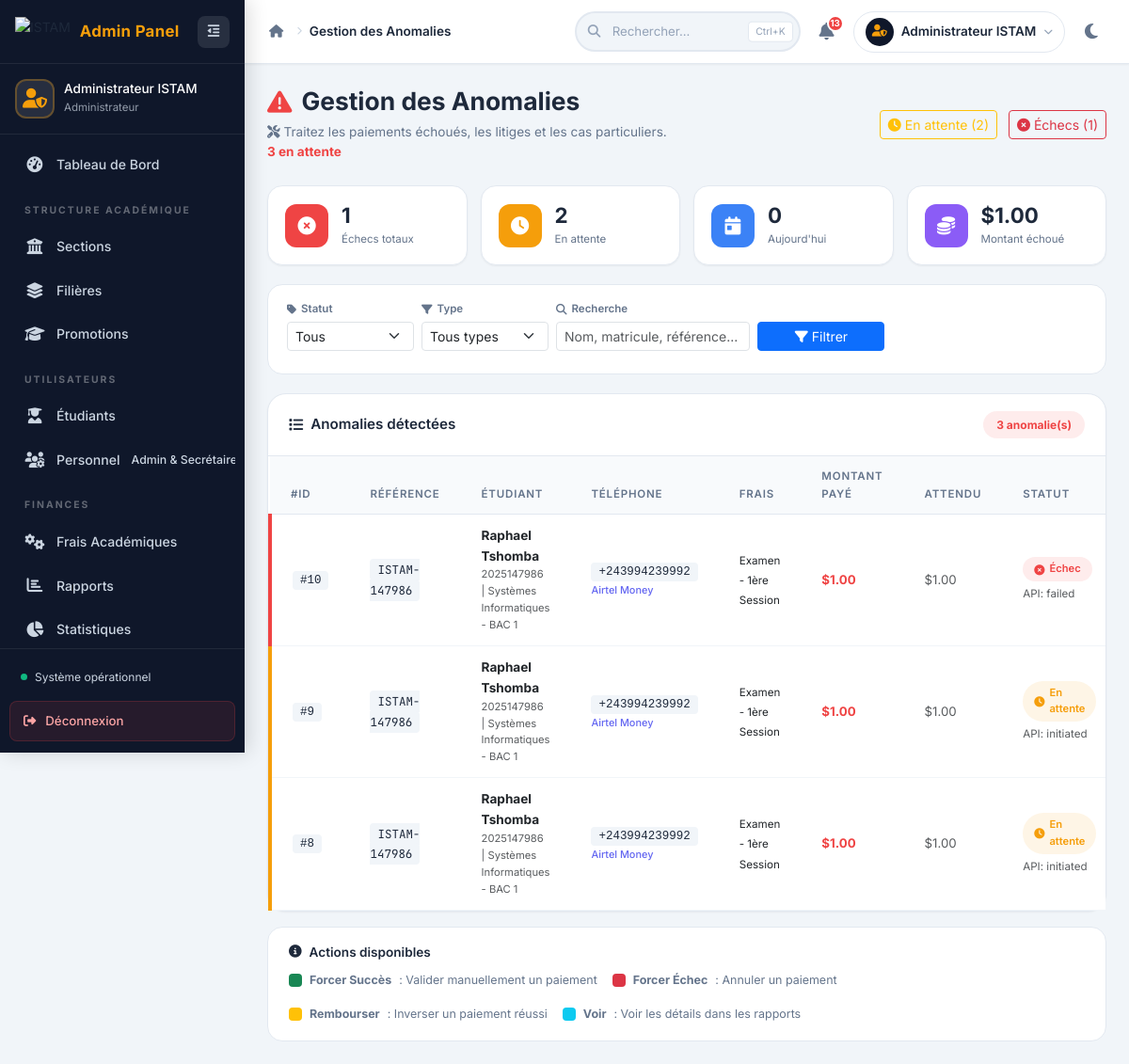
Screenshot of /admin/gestion_anomalies.php (signed in) with the database file from the repository.
### tables this page shows
CREATE TABLE IF NOT EXISTS `paiements` (
  `id_paiement` int(11) NOT NULL AUTO_INCREMENT,
  `id_etudiant` int(11) NOT NULL,
  `id_frais` int(11) NOT NULL,
  `montant_paye` decimal(10,2) NOT NULL,
  `date_paiement` timestamp NULL DEFAULT CURRENT_TIMESTAMP,
  `statut` enum('en_attente','succes','echec') DEFAULT 'en_attente',
  `reference_transaction` varchar(100) NOT NULL,
  PRIMARY KEY (`id_paiement`),
  UNIQUE KEY `reference_transaction` (`reference_transaction`),
  KEY `id_etudiant` (`id_etudiant`),
  KEY `id_frais` (`id_frais`),
  KEY `idx_pay_stat` (`statut`)
);

CREATE TABLE IF NOT EXISTS `utilisateurs` (
  `id_utilisateur` int(11) NOT NULL AUTO_INCREMENT,
  `nom` varchar(100) NOT NULL,
  `email` varchar(150) NOT NULL,
  `mot_de_passe` varchar(255) NOT NULL,
  `role` enum('admin','secretaire','etudiant') NOT NULL,
  `statut_compte` varchar(20) DEFAULT 'actif',
  `created_at` timestamp NULL DEFAULT CURRENT_TIMESTAMP,
  PRIMARY KEY (`id_utilisateur`),
  UNIQUE KEY `email` (`email`)
);

CREATE TABLE IF NOT EXISTS `etudiants` (
  `id_etudiant` int(11) NOT NULL AUTO_INCREMENT,
  `id_utilisateur` int(11) NOT NULL,
  `matricule` varchar(20) NOT NULL,
  `telephone` varchar(20) DEFAULT NULL,
  `id_filiere` int(11) NOT NULL,
  `id_promotion` int(11) NOT NULL,
  PRIMARY KEY (`id_etudiant`),
  UNIQUE KEY `matricule` (`matricule`),
  KEY `id_utilisateur` (`id_utilisateur`),
  KEY `id_filiere` (`id_filiere`),
  KEY `idx_etud_mat` (`matricule`),
  KEY `fk_etudiant_promotion` (`id_promotion`)
);

CREATE TABLE IF NOT EXISTS `filieres` (
  `id_filiere` int(11) NOT NULL AUTO_INCREMENT,
  `nom_filiere` varchar(100) NOT NULL,
  `id_faculte` int(11) NOT NULL,
  PRIMARY KEY (`id_filiere`),
  KEY `id_faculte` (`id_faculte`)
);

CREATE TABLE IF NOT EXISTS `promotions` (
  `id_promotion` int(11) NOT NULL AUTO_INCREMENT,
  `nom_promotion` varchar(50) NOT NULL,
  PRIMARY KEY (`id_promotion`),
  UNIQUE KEY `nom_promotion` (`nom_promotion`)
);

CREATE TABLE IF NOT EXISTS `transaction_mobile_money` (
  `id_transaction` int(11) NOT NULL AUTO_INCREMENT,
  `id_paiement` int(11) NOT NULL,
  `numero_telephone` varchar(20) NOT NULL,
  `operateur` varchar(50) DEFAULT NULL,
  `statut_api` varchar(50) DEFAULT NULL,
  PRIMARY KEY (`id_transaction`),
  KEY `id_paiement` (`id_paiement`)
);

CREATE TABLE IF NOT EXISTS `frais` (
  `id_frais` int(11) NOT NULL AUTO_INCREMENT,
  `type_frais` varchar(100) NOT NULL,
  `montant` decimal(10,2) NOT NULL,
  `devise` varchar(10) DEFAULT 'USD',
  `taux_change` decimal(10,4) DEFAULT '2300.0000',
  `montant_fc` decimal(12,2) DEFAULT NULL,
  `annee_academique` varchar(20) NOT NULL,
  `date_limite` date DEFAULT NULL,
  `id_filiere` int(11) DEFAULT NULL,
  `id_promotion` int(11) DEFAULT NULL,
  PRIMARY KEY (`id_frais`),
  KEY `id_filiere` (`id_filiere`),
  KEY `fk_frais_promotion` (`id_promotion`)
);

### admin/gestion_anomalies.php (the view, shortened to what the rows shown need)
<?php
$db = Database::getInstance();
$page = isset($_GET['page']) ? max(1, (int)$_GET['page']) : 1;
$par_page = 20;
$offset = ($page - 1) * $par_page;
$where = "WHERE (p.statut = 'echec' OR p.statut = 'en_attente')";
$params = [];
$sql = "SELECT p.*, u.nom as nom_etudiant, u.email, e.matricule, e.telephone,
               fi.nom_filiere, fa.nom_faculte, pr.nom_promotion,
               f.type_frais, f.montant as montant_attendu,
               tmm.operateur, tmm.numero_telephone, tmm.statut_api
        FROM paiements p
        JOIN etudiants e ON p.id_etudiant = e.id_etudiant
        JOIN utilisateurs u ON e.id_utilisateur = u.id_utilisateur
        JOIN filieres fi ON e.id_filiere = fi.id_filiere
        JOIN facultes fa ON fi.id_faculte = fa.id_faculte
        JOIN promotions pr ON e.id_promotion = pr.id_promotion
        JOIN frais f ON p.id_frais = f.id_frais
        LEFT JOIN transaction_mobile_money tmm ON p.id_paiement = tmm.id_paiement
        {$where}
        ORDER BY p.date_paiement DESC
        LIMIT {$par_page} OFFSET {$offset}";
$stmt = $db->prepare($sql);
$stmt->execute($params);
$anomalies = $stmt->fetchAll();
?>
<!DOCTYPE html>
<html lang="fr">
<head>
    <link href="https://cdn.jsdelivr.net/npm/bootstrap@5.3.0/dist/css/bootstrap.min.css" rel="stylesheet">
    <link href="https://cdnjs.cloudflare.com/ajax/libs/font-awesome/6.4.0/css/all.min.css" rel="stylesheet">
    <link rel="stylesheet" href="../assets/css/admin/dashboard_admin.css">
    <link rel="stylesheet" href="../assets/css/admin/gestion_anomalies.css">
</head>
<body>
    <div class="admin-layout">
        <div class="main-content">
            <main class="dashboard-content">
                <div class="page-header">
                    <div class="row align-items-center">
                        <div class="col-lg-6">
                            <h1 class="page-title">
                                <i class="fas fa-exclamation-triangle"></i> Gestion des Anomalies
                            </h1>
                        </div>
                    </div>
                </div>
                <div class="table-card">
                    <div class="table-responsive">
                        <table class="table admin-table" id="tableAnomalies">
                            <thead>
                                <tr>
                                    <th width="60">#ID</th>
                                    <th width="130">Référence</th>
                                    <th>Étudiant</th>
                                    <th>Téléphone</th>
                                    <th>Frais</th>
                                    <th width="90">Montant Payé</th>
                                    <th width="90">Attendu</th>
                                    <th width="90">Statut</th>
                                </tr>
                            </thead>
                            <tbody>
                                <?php if (empty($anomalies)): ?>
                                    <tr>
                                        <td colspan="10">
                                            <div class="empty-state py-5">
                                                <i class="fas fa-check-circle fa-3x text-success"></i>
                                                <h4 class="mt-3">Aucune anomalie détectée</h4>
                                                <p class="text-muted">Tous les paiements sont en ordre.</p>
                                            </div>
                                        </td>
                                    </tr>
                                <?php else: ?>
                                    <?php foreach ($anomalies as $anomalie):
                                        $ecart = $anomalie['montant_paye'] - ($anomalie['montant_attendu'] ?? $anomalie['montant_paye']);
                                        $a_ecart = abs($ecart) > 0.01;
                                    ?>
                                        <tr class="anomalie-row <?= $anomalie['statut'] === 'echec' ? 'row-echec' : 'row-attente' ?> <?= $a_ecart ? 'row-ecart' : '' ?>">
                                            <td><code>#<?= $anomalie['id_paiement'] ?></code></td>
                                            <td>
                                                <code class="ref-code"><?= htmlspecialchars(substr($anomalie['reference_transaction'], 0, 12)) ?></code>
                                            </td>
                                            <td>
                                                <div class="etudiant-info-sm">
                                                    <strong><?= htmlspecialchars($anomalie['nom_etudiant']) ?></strong>
                                                    <small class="d-block text-muted">
                                                        <?= htmlspecialchars($anomalie['matricule']) ?> |
                                                        <?= htmlspecialchars($anomalie['nom_filiere']) ?> -
                                                        <?= htmlspecialchars($anomalie['nom_promotion']) ?>
                                                    </small>
                                                </div>
                                            </td>
                                            <td>
                                                <code><?= htmlspecialchars($anomalie['telephone'] ?? $anomalie['numero_telephone'] ?? 'N/A') ?></code>
                                                <?php if (!empty($anomalie['operateur'])): ?>
                                                    <small class="d-block operateur-text"><?= htmlspecialchars($anomalie['operateur']) ?></small>
                                                <?php endif; ?>
                                            </td>
                                            <td><small><?= htmlspecialchars($anomalie['type_frais']) ?></small></td>
                                            <td>
                                                <strong class="<?= $anomalie['statut'] === 'succes' ? 'text-success' : 'text-danger' ?>">
                                                    $<?= number_format($anomalie['montant_paye'], 2) ?>
                                                </strong>
                                            </td>
                                            <td>
                                                <?php if ($a_ecart): ?>
                                                    <span class="ecart-badge <?= $ecart > 0 ? 'ecart-plus' : 'ecart-moins' ?>">
                                                        <?= $ecart > 0 ? '+' : '' ?>$<?= number_format(abs($ecart), 2) ?>
                                                    </span>
                                                <?php else: ?>
                                                    <span class="text-muted">$<?= number_format($anomalie['montant_attendu'] ?? $anomalie['montant_paye'], 2) ?></span>
                                                <?php endif; ?>
                                            </td>
                                            <td>
                                                <span class="status-pill pill-<?= $anomalie['statut'] === 'echec' ? 'danger' : 'warning' ?>">
                                                    <i class="fas fa-<?= $anomalie['statut'] === 'echec' ? 'times-circle' : 'clock' ?>"></i>
                                                    <?= $anomalie['statut'] === 'echec' ? 'Échec' : 'En attente' ?>
                                                </span>
                                                <?php if (!empty($anomalie['statut_api'])): ?>
                                                    <small class="d-block text-muted mt-1">API: <?= htmlspecialchars($anomalie['statut_api']) ?></small>
                                                <?php endif; ?>
                                            </td>
                                        </tr>
                                    <?php endforeach; ?>
                                <?php endif; ?>
                            </tbody>
                        </table>
                    </div>
                </div>
            </main>
        </div>
    </div>
</body>
</html>

### rows the page displays
paiements: id_paiement "10", reference_transaction "ISTAM-147986", utilisateurs.nom "Raphael Tshomba", id_etudiant.matricule "2025147986", filieres.nom_filiere "Systèmes Informatiques", promotions.nom_promotion "BAC 1", id_etudiant.telephone "+243994239992", transaction_mobile_money.operateur "Airtel Money", id_frais.type_frais "Examen - 1ère Session", montant_paye "1.00", id_frais.montant "1.00", statut "Échec", transaction_mobile_money.statut_api "failed"
paiements: id_paiement "9", reference_transaction "ISTAM-147986", utilisateurs.nom "Raphael Tshomba", id_etudiant.matricule "2025147986", filieres.nom_filiere "Systèmes Informatiques", promotions.nom_promotion "BAC 1", id_etudiant.telephone "+243994239992", transaction_mobile_money.operateur "Airtel Money", id_frais.type_frais "Examen - 1ère Session", montant_paye "1.00", id_frais.montant "1.00", statut "En attente", transaction_mobile_money.statut_api "initiated"
paiements: id_paiement "8", reference_transaction "ISTAM-147986", utilisateurs.nom "Raphael Tshomba", id_etudiant.matricule "2025147986", filieres.nom_filiere "Systèmes Informatiques", promotions.nom_promotion "BAC 1", id_etudiant.telephone "+243994239992", transaction_mobile_money.operateur "Airtel Money", id_frais.type_frais "Examen - 1ère Session", montant_paye "1.00", id_frais.montant "1.00", statut "En attente", transaction_mobile_money.statut_api "initiated"

### other values shown
$admin_nom_side "Administrateur ISTAM"
$titre_page "Gestion des Anomalies"
$notif_count "13"
$admin_nom_nav "Administrateur ISTAM"
$total_echecs + $total_attente "3"
$total_attente "2"
$total_echecs "1"
$echecs_aujourdhui "0"
$montant_echecs "1.00"
$total_anomalies "3"
